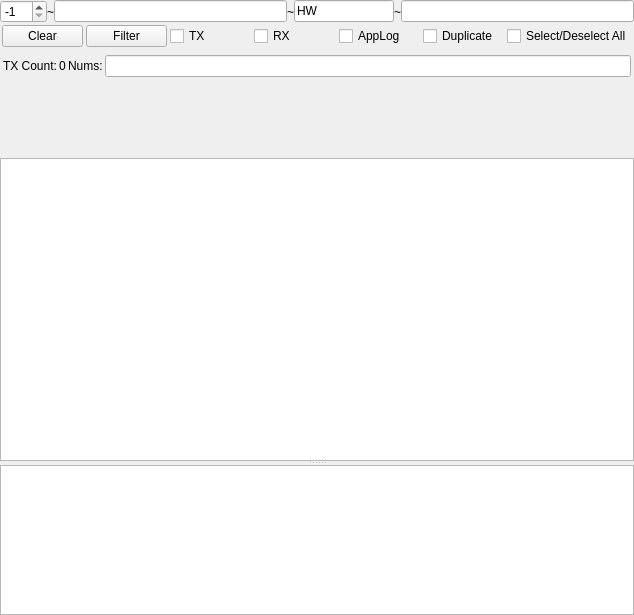
<?xml version="1.0" encoding="UTF-8"?>
<ui version="4.0">
 <class>Agent_Cmd_Log_Form</class>
 <widget class="QWidget" name="Agent_Cmd_Log_Form">
  <property name="geometry">
   <rect>
    <x>0</x>
    <y>0</y>
    <width>634</width>
    <height>615</height>
   </rect>
  </property>
  <property name="windowTitle">
   <string>Agent_Cmd_Log_Form</string>
  </property>
  <layout class="QVBoxLayout" name="verticalLayout">
   <property name="spacing">
    <number>0</number>
   </property>
   <property name="leftMargin">
    <number>0</number>
   </property>
   <property name="topMargin">
    <number>0</number>
   </property>
   <property name="rightMargin">
    <number>0</number>
   </property>
   <property name="bottomMargin">
    <number>0</number>
   </property>
   <item>
    <layout class="QHBoxLayout" name="horizontalLayout">
     <item>
      <widget class="QSpinBox" name="sbPacketN">
       <property name="toolTip">
        <string>PacketN</string>
       </property>
       <property name="minimum">
        <number>-1</number>
       </property>
       <property name="maximum">
        <number>999</number>
       </property>
       <property name="value">
        <number>-1</number>
       </property>
      </widget>
     </item>
     <item>
      <widget class="QLabel" name="lbMS_1">
       <property name="text">
        <string>~</string>
       </property>
      </widget>
     </item>
     <item>
      <widget class="QLineEdit" name="leCMD_TimeStamp">
       <property name="toolTip">
        <string>Send Custom CMD to Agent</string>
       </property>
       <property name="text">
        <string/>
       </property>
      </widget>
     </item>
     <item>
      <widget class="QLabel" name="lbMS_2">
       <property name="text">
        <string>~</string>
       </property>
      </widget>
     </item>
     <item>
      <widget class="QLineEdit" name="leCMD_Event">
       <property name="maximumSize">
        <size>
         <width>100</width>
         <height>16777215</height>
        </size>
       </property>
       <property name="toolTip">
        <string>Send Custom CMD to Agent</string>
       </property>
       <property name="text">
        <string>HW</string>
       </property>
      </widget>
     </item>
     <item>
      <widget class="QLabel" name="lbMS_3">
       <property name="text">
        <string>~</string>
       </property>
      </widget>
     </item>
     <item>
      <widget class="QLineEdit" name="leCMD_Data">
       <property name="toolTip">
        <string>Send Custom CMD to Agent</string>
       </property>
       <property name="text">
        <string/>
       </property>
      </widget>
     </item>
    </layout>
   </item>
   <item>
    <widget class="QWidget" name="filterControlWidget" native="true">
     <layout class="QHBoxLayout" name="horizontalLayout_3">
      <property name="spacing">
       <number>3</number>
      </property>
      <property name="leftMargin">
       <number>2</number>
      </property>
      <property name="topMargin">
       <number>2</number>
      </property>
      <property name="rightMargin">
       <number>2</number>
      </property>
      <property name="bottomMargin">
       <number>2</number>
      </property>
      <item>
       <widget class="QPushButton" name="btnClear">
        <property name="text">
         <string>Clear</string>
        </property>
       </widget>
      </item>
      <item>
       <widget class="QPushButton" name="btnFilter">
        <property name="text">
         <string>Filter</string>
        </property>
       </widget>
      </item>
      <item>
       <widget class="QCheckBox" name="cbTX">
        <property name="text">
         <string>TX</string>
        </property>
       </widget>
      </item>
      <item>
       <widget class="QCheckBox" name="cbRX">
        <property name="text">
         <string>RX</string>
        </property>
       </widget>
      </item>
      <item>
       <widget class="QCheckBox" name="cbAppLog">
        <property name="text">
         <string>AppLog</string>
        </property>
       </widget>
      </item>
      <item>
       <widget class="QCheckBox" name="cbDuplicate">
        <property name="text">
         <string>Duplicate</string>
        </property>
       </widget>
      </item>
      <item>
       <widget class="QCheckBox" name="cbSelDeselAll">
        <property name="text">
         <string>Select/Deselect All</string>
        </property>
       </widget>
      </item>
     </layout>
    </widget>
   </item>
   <item>
    <widget class="QWidget" name="txBufferWidget" native="true">
     <property name="minimumSize">
      <size>
       <width>0</width>
       <height>34</height>
      </size>
     </property>
     <layout class="QGridLayout" name="gridLayout_2" rowstretch="0">
      <property name="leftMargin">
       <number>3</number>
      </property>
      <property name="topMargin">
       <number>3</number>
      </property>
      <property name="rightMargin">
       <number>3</number>
      </property>
      <property name="bottomMargin">
       <number>3</number>
      </property>
      <property name="spacing">
       <number>2</number>
      </property>
      <item row="0" column="1">
       <widget class="QLabel" name="lbTX_Count_val">
        <property name="sizePolicy">
         <sizepolicy hsizetype="Maximum" vsizetype="Preferred">
          <horstretch>0</horstretch>
          <verstretch>0</verstretch>
         </sizepolicy>
        </property>
        <property name="text">
         <string>0</string>
        </property>
       </widget>
      </item>
      <item row="0" column="2">
       <widget class="QLabel" name="lbTX_Numbers">
        <property name="sizePolicy">
         <sizepolicy hsizetype="Maximum" vsizetype="Preferred">
          <horstretch>0</horstretch>
          <verstretch>0</verstretch>
         </sizepolicy>
        </property>
        <property name="text">
         <string>Nums:</string>
        </property>
       </widget>
      </item>
      <item row="0" column="3">
       <widget class="QLineEdit" name="leTX_Numbers_val"/>
      </item>
      <item row="0" column="0">
       <widget class="QLabel" name="lbTX_Count">
        <property name="sizePolicy">
         <sizepolicy hsizetype="Maximum" vsizetype="Preferred">
          <horstretch>0</horstretch>
          <verstretch>0</verstretch>
         </sizepolicy>
        </property>
        <property name="text">
         <string>TX Count:</string>
        </property>
       </widget>
      </item>
     </layout>
    </widget>
   </item>
   <item>
    <widget class="QWidget" name="eventFilterWidget" native="true">
     <property name="minimumSize">
      <size>
       <width>0</width>
       <height>75</height>
      </size>
     </property>
     <layout class="QGridLayout" name="gridLayout" rowstretch="0" rowminimumheight="0" columnminimumwidth="0">
      <property name="leftMargin">
       <number>3</number>
      </property>
      <property name="topMargin">
       <number>3</number>
      </property>
      <property name="rightMargin">
       <number>3</number>
      </property>
      <property name="bottomMargin">
       <number>3</number>
      </property>
      <property name="spacing">
       <number>2</number>
      </property>
     </layout>
    </widget>
   </item>
   <item>
    <widget class="QSplitter" name="splitter">
     <property name="orientation">
      <enum>Qt::Vertical</enum>
     </property>
     <widget class="QTextEdit" name="teAgentFullLog">
      <property name="undoRedoEnabled">
       <bool>false</bool>
      </property>
     </widget>
     <widget class="QTextEdit" name="teAgentErrorLog">
      <property name="maximumSize">
       <size>
        <width>16777215</width>
        <height>150</height>
       </size>
      </property>
      <property name="undoRedoEnabled">
       <bool>false</bool>
      </property>
     </widget>
    </widget>
   </item>
  </layout>
 </widget>
 <resources/>
 <connections/>
</ui>
